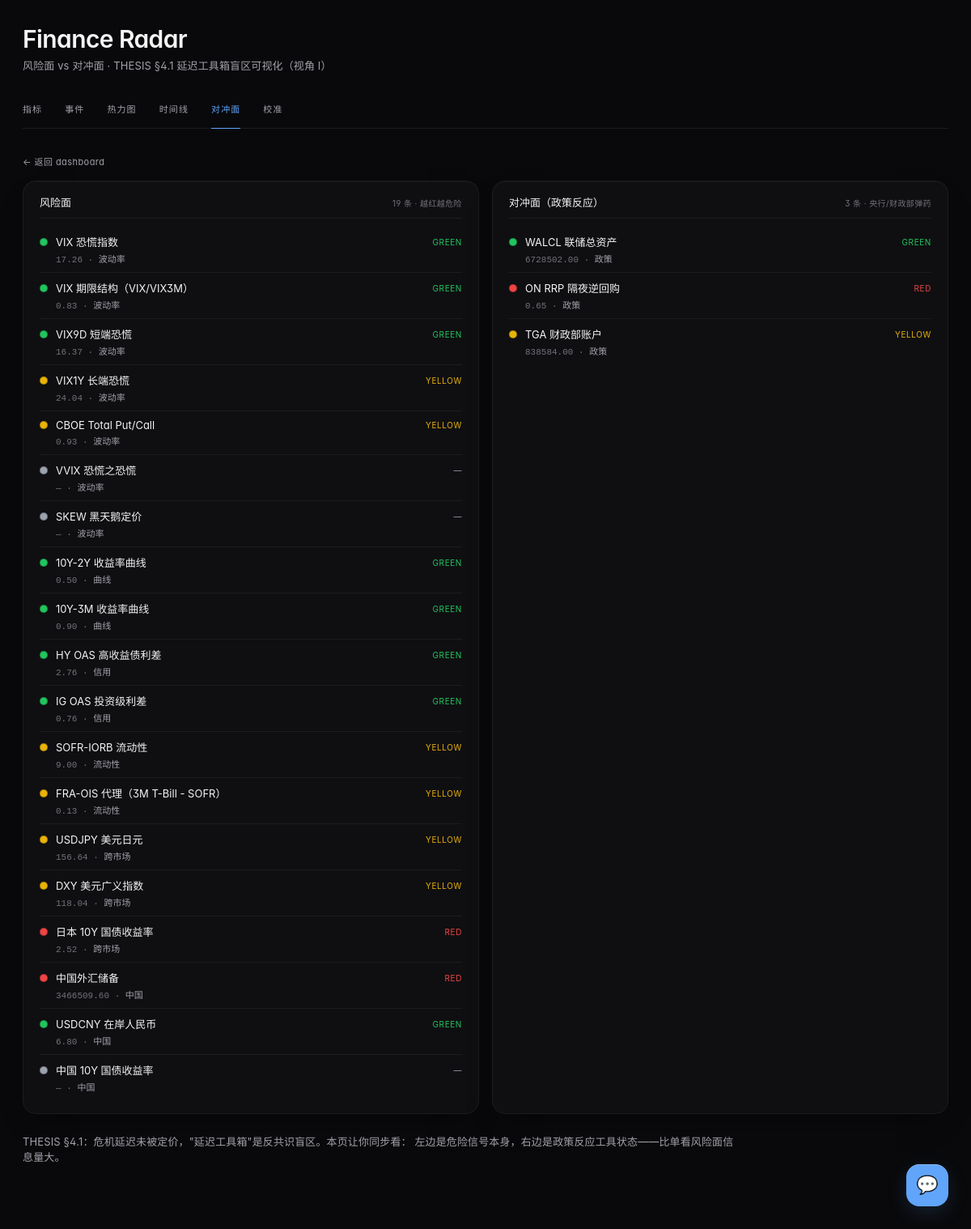
Screenshot of /hedge with the database file from the repository.
### tables this page shows
CREATE TABLE indicators (
    id          INTEGER PRIMARY KEY,
    name        TEXT    NOT NULL,
    date        TEXT    NOT NULL,
    value       REAL    NOT NULL,
    source      TEXT    NOT NULL,
    ingested_at TEXT    NOT NULL,
    UNIQUE(name, date)
);

### src/web/app.py (the view)
    @app.route("/hedge")
    def hedge():
        target = app.config["DB_PATH"]
        hist_target = app.config.get("HISTORY_DB_PATH")
        with dbmod.open_db(target) as conn:
            rows = _build_rows(conn, history_db_path=hist_target)
        split = split_risk_vs_hedge(rows)
        return render_template(
            "hedge.html",
            risk_rows=split["risk"],
            hedge_rows=split["hedge"],
            active_page="hedge",
        )

### src/compute/indicators/china_fx_reserves.py (called while the page is built)
def classify_value(value: float) -> Level:
    return classify(value, low=THRESHOLD_LOW, high=THRESHOLD_HIGH, direction=DIRECTION)

### src/compute/indicators/dxy.py (called while the page is built)
def classify_value(value: float) -> Level:
    return classify(value, low=THRESHOLD_LOW, high=THRESHOLD_HIGH, direction=DIRECTION)

### src/compute/indicators/fra_ois.py (called while the page is built)
def classify_value(value: float) -> Level:
    return classify(value, low=THRESHOLD_LOW, high=THRESHOLD_HIGH, direction=DIRECTION)

### src/compute/indicators/hy_oas.py (called while the page is built)
def classify_value(value: float) -> Level:
    return classify(value, low=THRESHOLD_LOW, high=THRESHOLD_HIGH, direction=DIRECTION)

### src/compute/indicators/ig_oas.py (called while the page is built)
def classify_value(value: float) -> Level:
    return classify(value, low=THRESHOLD_LOW, high=THRESHOLD_HIGH, direction=DIRECTION)

### src/compute/indicators/jp_10y.py (called while the page is built)
def classify_value(value: float) -> Level:
    return classify(value, low=THRESHOLD_LOW, high=THRESHOLD_HIGH, direction=DIRECTION)

### src/compute/indicators/on_rrp.py (called while the page is built)
def classify_value(value: float) -> Level:
    return classify(value, low=THRESHOLD_LOW, high=THRESHOLD_HIGH, direction=DIRECTION)

### src/compute/indicators/put_call_total.py (called while the page is built)
def classify_value(value: float) -> Level:
    return classify(value, low=THRESHOLD_LOW, high=THRESHOLD_HIGH, direction=DIRECTION)

### src/compute/indicators/sofr_iorb.py (called while the page is built)
def classify_value(value: float) -> Level:
    return classify(value, low=THRESHOLD_LOW, high=THRESHOLD_HIGH, direction=DIRECTION)

### src/compute/indicators/tga.py (called while the page is built)
def classify_value(value: float) -> Level:
    return classify(value, low=THRESHOLD_LOW, high=THRESHOLD_HIGH, direction=DIRECTION)

### src/compute/indicators/usdcny.py (called while the page is built)
def classify_value(value: float) -> Level:
    return classify(value, low=THRESHOLD_LOW, high=THRESHOLD_HIGH, direction=DIRECTION)

### src/compute/indicators/usdjpy.py (called while the page is built)
def classify_value(value: float) -> Level:
    return classify(value, low=THRESHOLD_LOW, high=THRESHOLD_HIGH, direction=DIRECTION)

### src/compute/indicators/vix.py (called while the page is built)
def classify_value(value: float) -> Level:
    return classify(value, low=THRESHOLD_LOW, high=THRESHOLD_HIGH, direction=DIRECTION)

### src/compute/indicators/vix1y.py (called while the page is built)
def classify_value(value: float) -> Level:
    return classify(value, low=THRESHOLD_LOW, high=THRESHOLD_HIGH, direction=DIRECTION)

### src/compute/indicators/vix9d.py (called while the page is built)
def classify_value(value: float) -> Level:
    return classify(value, low=THRESHOLD_LOW, high=THRESHOLD_HIGH, direction=DIRECTION)

### src/compute/indicators/vix_term_structure.py (called while the page is built)
def classify_value(value: float) -> Level:
    return classify(value, low=THRESHOLD_LOW, high=THRESHOLD_HIGH, direction=DIRECTION)

### src/compute/indicators/walcl.py (called while the page is built)
def classify_value(value: float) -> Level:
    return classify(value, low=THRESHOLD_LOW, high=THRESHOLD_HIGH, direction=DIRECTION)

### src/compute/indicators/yield_curve.py (called while the page is built)
def classify_value(value: float) -> Level:
    return classify(value, low=THRESHOLD_LOW, high=THRESHOLD_HIGH, direction=DIRECTION)

### src/compute/indicators/yield_curve_10y3m.py (called while the page is built)
def classify_value(value: float) -> Level:
    return classify(value, low=THRESHOLD_LOW, high=THRESHOLD_HIGH, direction=DIRECTION)

### templates/hedge.html (shortened to what this page needs)
{% extends "_base.html" %}
{% block subtitle %}风险面 vs 对冲面 · THESIS §4.1 延迟工具箱盲区可视化（视角 I）{% endblock %}
{% block content %}
  <div class="breadcrumb">
    <a href="/">← 返回 dashboard</a>
  </div>
  <div class="hedge-grid">
    <div class="hedge-col hedge-risk">
      <div class="hedge-col-head">
        <span class="hedge-col-label">风险面</span>
        <span class="hedge-col-sub">{{ risk_rows|length }} 条 · 越红越危险</span>
      </div>
      {% for r in risk_rows %}
        <div class="hedge-row">
          <div class="hedge-row-head">
            <span class="dot" style="background: {{ r.color }};"></span>
            <a class="hedge-link" href="/indicator/{{ r.name }}">{{ r.label }}</a>
            <span class="hedge-row-level" style="color: {{ r.color }};">{{ r.level or '—' }}</span>
          </div>
          <div class="hedge-row-meta">
            {% if r.value is not none %}{{ "%.2f"|format(r.value) }}{% else %}—{% endif %}
            · <span class="hedge-row-group">{{ r.group }}</span>
          </div>
        </div>
      {% else %}
        <p class="empty">无数据</p>
      {% endfor %}
    </div>
    <div class="hedge-col hedge-hedge">
      <div class="hedge-col-head">
        <span class="hedge-col-label">对冲面（政策反应）</span>
        <span class="hedge-col-sub">{{ hedge_rows|length }} 条 · 央行/财政部弹药</span>
      </div>
      {% for r in hedge_rows %}
        <div class="hedge-row">
          <div class="hedge-row-head">
            <span class="dot" style="background: {{ r.color }};"></span>
            <a class="hedge-link" href="/indicator/{{ r.name }}">{{ r.label }}</a>
            <span class="hedge-row-level" style="color: {{ r.color }};">{{ r.level or '—' }}</span>
          </div>
          <div class="hedge-row-meta">
            {% if r.value is not none %}{{ "%.2f"|format(r.value) }}{% else %}—{% endif %}
            · <span class="hedge-row-group">{{ r.group }}</span>
          </div>
        </div>
      {% else %}
        <p class="empty">无政策维度数据</p>
      {% endfor %}
    </div>
  </div>
  <p class="sub" style="max-width: 880px; margin-top: 24px;">
    THESIS §4.1：危机延迟未被定价，"延迟工具箱"是反共识盲区。本页让你同步看：
    左边是危险信号本身，右边是政策反应工具状态——比单看风险面信息量大。
  </p>
{% endblock %}

### templates/_base.html (shortened to what this page needs)
<!doctype html>
<html lang="zh-CN">
<head>
  <link rel="stylesheet" href="https://cdn.jsdelivr.net/npm/geist@1.4.0/dist/fonts.css">
</head>
<body>
  <h1>Finance Radar</h1>
  <p class="sub">{% block subtitle %}市场风险温度计 · 数据从 SQLite 读取，颜色按各指标默认阈值实时分类{% endblock %}</p>
  <nav class="page-nav">
    <a href="/" class="{% if active_page == 'index' %}current{% endif %}">指标</a>
    <a href="/events" class="{% if active_page == 'events' %}current{% endif %}">事件</a>
    <a href="/heatmap" class="{% if active_page == 'heatmap' %}current{% endif %}">热力图</a>
    <a href="/timeline" class="{% if active_page == 'timeline' %}current{% endif %}">时间线</a>
    <a href="/hedge" class="{% if active_page == 'hedge' %}current{% endif %}">对冲面</a>
    <a href="/calibration" class="{% if active_page == 'calibration' %}current{% endif %}">校准</a>
  </nav>
  {% block content %}{% endblock %}
  <button id="chat-toggle" title="问 AI 解读当前指标">💬</button>
</body>
</html>

### templates/_base.html (style rules this page uses)
:root { --bg-base: #09090b; --bg-elevated: #0f0f12; --bg-elevated-2: #14141a; --bg-glass: rgba(255, 255, 255, 0.02); --border-subtle: #1c1c20; --border-strong: #2a2a30; --border-glass: rgba(255, 255, 255, 0.06); --text-primary: #f4f4f5; --text-secondary: #a1a1aa; --text-tertiary: #71717a; --text-muted: #52525b; --accent: #60a5fa; --accent-hover: #93c5fd; --accent-glow: rgba(96, 165, 250, 0.15); --green: #22c55e; --yellow: #eab308; --red: #ef4444; --green-soft: rgba(34, 197, 94, 0.12); --yellow-soft: rgba(234, 179, 8, 0.14); --red-soft: rgba(239, 68, 68, 0.14); --shadow-card: 0 1px 0 rgba(255, 255, 255, 0.03) inset, 0 16px 32px -16px rgba(0, 0, 0, 0.6); --shadow-elev: 0 1px 0 rgba(255, 255, 255, 0.04) inset, 0 24px 48px -20px rgba(0, 0, 0, 0.7); --ease-out: cubic-bezier(0.16, 1, 0.3, 1); }
* { box-sizing: border-box; }
html, body { margin: 0; padding: 0; background: var(--bg-base); }
body { font-family: 'Geist', -apple-system, BlinkMacSystemFont, "PingFang SC", "Helvetica Neue", sans-serif; color: var(--text-primary); padding: 32px 28px 60px; max-width: 1280px; margin: 0 auto; min-height: 100dvh; font-feature-settings: "ss01", "cv11"; }
h1 { font-size: 30px; font-weight: 600; letter-spacing: -0.02em; line-height: 1.1; margin: 0 0 6px; color: var(--text-primary); }
p.sub { color: var(--text-secondary); font-size: 13px; margin: 0 0 20px; max-width: 65ch; letter-spacing: 0.01em; }
a { transition: color 0.15s var(--ease-out), background 0.15s var(--ease-out), transform 0.1s var(--ease-out); }
button { transition: background 0.15s var(--ease-out), transform 0.1s var(--ease-out); }
.page-nav { display: flex; gap: 28px; font-size: 11px; letter-spacing: 0.1em; text-transform: uppercase; margin: 0 0 32px; padding: 14px 0; border-bottom: 1px solid var(--border-subtle); }
.page-nav a { color: var(--text-secondary); text-decoration: none; position: relative; padding: 2px 0; }
.page-nav a.current { color: var(--accent); }
.page-nav a.current::after { content: ""; position: absolute; left: 0; right: 0; bottom: -15px; height: 1px; background: var(--accent); box-shadow: 0 0 8px var(--accent-glow); }
.dot { display: inline-block; width: 10px; height: 10px; border-radius: 50%; vertical-align: middle; box-shadow: 0 0 0 1px rgba(0, 0, 0, 0.3) inset; }
.breadcrumb { margin: 0 0 16px; font-size: 11px; color: var(--text-muted); letter-spacing: 0.04em; }
.breadcrumb a { color: var(--text-secondary); text-decoration: none; }
.hedge-grid { display: grid; grid-template-columns: 1fr 1fr; gap: 16px; }
.hedge-col { background: var(--bg-elevated); border: 1px solid var(--border-subtle); border-radius: 16px; box-shadow: var(--shadow-card); padding: 16px 20px; }
.hedge-col-head { padding-bottom: 10px; border-bottom: 1px solid var(--border-subtle); margin-bottom: 10px; display: flex; justify-content: space-between; align-items: baseline; }
.hedge-col-label { font-size: 13px; font-weight: 500; }
.hedge-col-sub { font-size: 10px; color: var(--text-tertiary); letter-spacing: 0.04em; }
.hedge-row { padding: 9px 0; border-bottom: 1px solid var(--border-subtle); }
.hedge-row:last-child { border-bottom: 0; }
.hedge-row-head { display: flex; align-items: center; gap: 10px; font-size: 13px; }
.hedge-row-level { font-size: 10px; margin-left: auto; letter-spacing: 0.06em; text-transform: uppercase; }
.hedge-row-meta { font-size: 11px; color: var(--text-tertiary); padding-left: 20px; margin-top: 3px; font-family: 'Geist Mono', monospace; }
.hedge-row-group { color: var(--text-secondary); }
.hedge-link { color: var(--text-primary); text-decoration: none; }
#chat-toggle { position: fixed; bottom: 28px; right: 28px; width: 52px; height: 52px; border-radius: 16px; background: var(--accent); color: var(--bg-base); border: 0; font-size: 22px; cursor: pointer; box-shadow: 0 8px 24px var(--accent-glow), 0 1px 0 rgba(255, 255, 255, 0.2) inset; z-index: 1000; }

### rows the page displays
indicators: label "VIX 恐慌指数", level "GREEN", value "17.26", group "波动率"
indicators: label "USDJPY 美元日元", level "YELLOW", value "156.64", group "跨市场"

### other values shown
{{ risk_rows|length }} "19"
{{ r.label }} "VIX 期限结构（VIX/VIX3M）" "VIX9D 短端恐慌" "VIX1Y 长端恐慌" "CBOE Total Put/Call" "VVIX 恐慌之恐慌" "SKEW 黑天鹅定价" "10Y-2Y 收益率曲线" "10Y-3M 收益率曲线" "HY OAS 高收益债利差" "IG OAS 投资级利差" "SOFR-IORB 流动性" "FRA-OIS 代理（3M T-Bill - SOFR）" "DXY 美元广义指数" "日本 10Y 国债收益率" "中国外汇储备" "USDCNY 在岸人民币" "中国 10Y 国债收益率"
{{ r.level or '—' }} "GREEN" "GREEN" "YELLOW" "YELLOW" "—" "—" "GREEN" "GREEN" "GREEN" "GREEN" "YELLOW" "YELLOW" "YELLOW" "RED" "RED" "GREEN" "—"
{{ "%.2f"|format(r.value) }} "0.83" "16.37" "24.04" "0.93" "0.50" "0.90" "2.76" "0.76" "9.00" "0.13" "118.04" "2.52" "3466509.60" "6.80"
{{ r.group }} "波动率" "波动率" "波动率" "波动率" "波动率" "波动率" "曲线" "曲线" "信用" "信用" "流动性" "流动性" "跨市场" "跨市场" "中国" "中国" "中国"
{{ hedge_rows|length }} "3"
{{ r.label }} "WALCL 联储总资产" "ON RRP 隔夜逆回购" "TGA 财政部账户"
{{ r.level or '—' }} "GREEN" "RED" "YELLOW"
{{ "%.2f"|format(r.value) }} "6728502.00" "0.65" "838584.00"
{{ r.group }} "政策" "政策" "政策"
